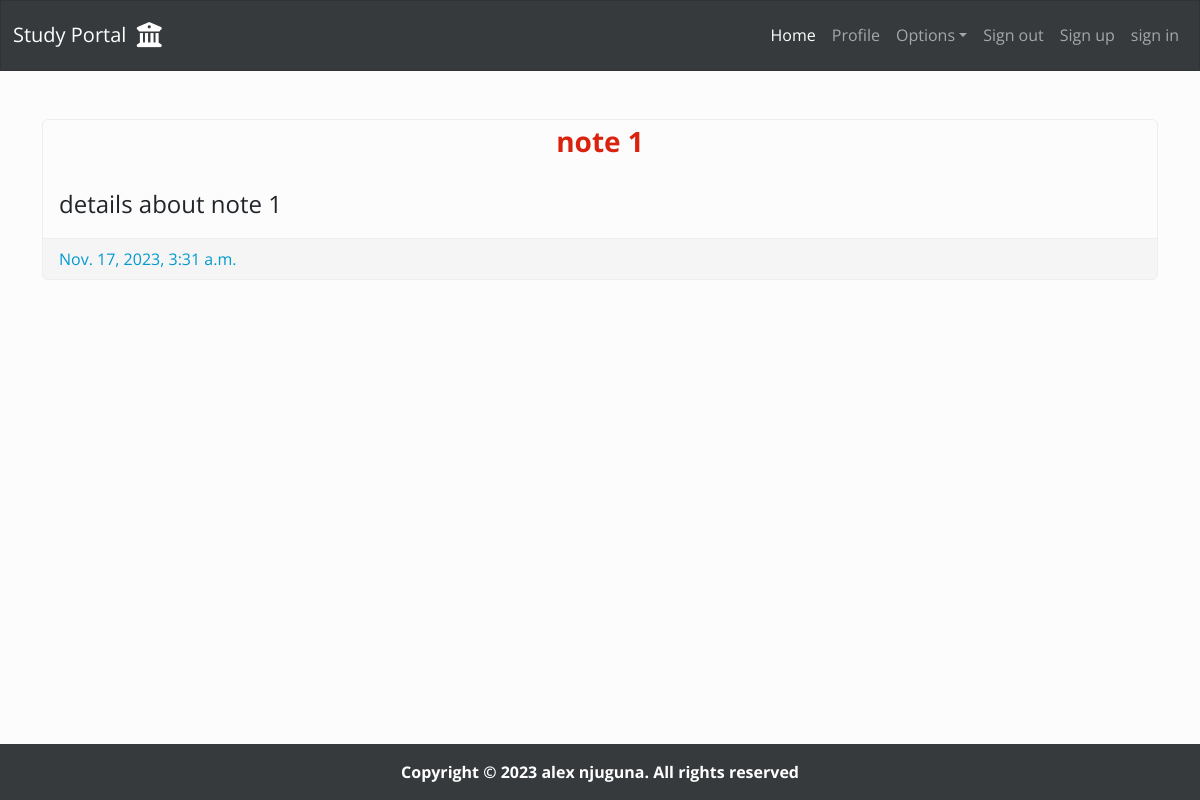
/note/note-detail/4/ (signed in), run on the app's committed database.
### note/models.py (models this page shows, shortened)
class Note(models.Model):
    user = models.ForeignKey(User, on_delete=models.CASCADE)
    title = models.CharField(max_length=80)
    description = models.TextField()
    created_at = models.DateTimeField(auto_now_add=True)

### note/views.py (the view)
# urls.py: path("note-detail/<int:id>/", views.note_detail, name="note_detail"),
def note_detail(request, id):
    note = Note.objects.get(user=request.user, id=id)
    return render(request, "note/note_detail.html", {
        "title": "detail",
        "note": note
    })

### note/templates/note/note_detail.html
{% extends 'dashboard/base.html' %}
{% block content %}
    <div class="container-sm mt-5">
        <div class="card mw-75">
            <div class="card-title text-primary text-center fw-bold fs-3">
                {{ note.title }}
            </div>
            <div class="card-body fs-4">
                {{ note.description }}
            </div>
            <div class="card-footer mt-auto text-info">
                {{ note.created_at }}
            </div>
        </div>
    </div>
{% endblock content %}

### dashboard/static/dashboard/css/home_style.css (style rules this page uses)
body { display: flex; flex-direction: column; min-height: 100vh; }

### data on the page
Note: title "note 1", description "details about note 1", created_at "Nov. 17, 2023, 3:31 a.m."
